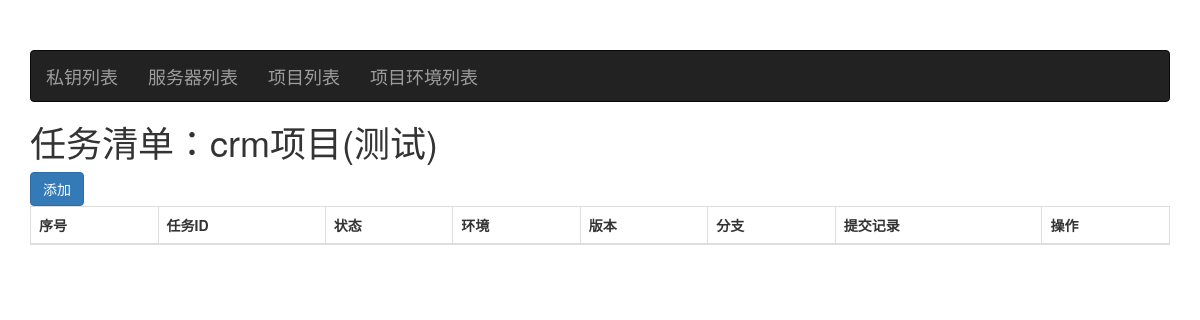
Page /deploy/1/ on the earlier database version.
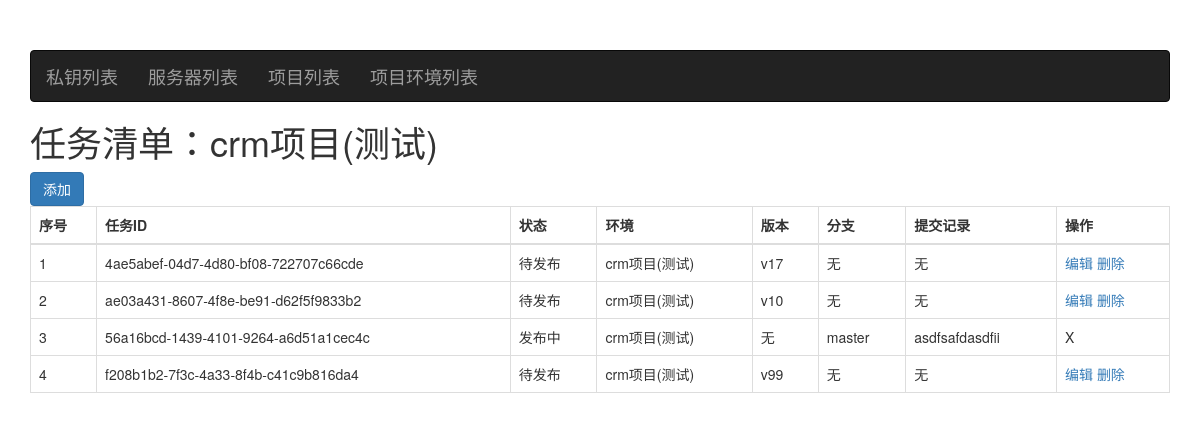
Same page on the later database version.
### apps/web/models.py (models this page shows)
class DeployTask(models.Model):
    uid = models.CharField(verbose_name='任务ID', max_length=64,help_text="任务ID格式为：项目-版本-时间，例如 cmdb-v1-201911012359.zip")
    status_choices = (
        (1, '待发布'),
        (2, '发布中'),
        (3, '成功'),
        (4, '失败'),
    )
    status = models.PositiveSmallIntegerField(verbose_name='状态', choices=status_choices, default=1)
    env = models.ForeignKey(verbose_name='环境', to='ProjectEnv')
    tag = models.CharField(verbose_name='版本', max_length=32,null=True,blank=True)
    branch = models.CharField(verbose_name='分支', max_length=32,null=True,blank=True)
    commit = models.CharField(verbose_name='提交记录', max_length=40,null=True,blank=True)

class ProjectEnv(models.Model):
    project = models.ForeignKey(verbose_name='项目', to='Project')
    env_choices = (
        (1, '测试'),
        (2, '正式')
    )
    env = models.IntegerField(verbose_name='环境', choices=env_choices)
    path = models.CharField(verbose_name='线上部署路径', max_length=128)
    servers = models.ManyToManyField(verbose_name='服务器', to='Server')
    def __str__(self):
        return "%s(%s)"%(self.project, self.get_env_display())

class Project(models.Model):
    title = models.CharField(verbose_name='项目名', max_length=32)
    repo = models.URLField(verbose_name='git仓库地址')
    def __str__(self):
        return self.title

### apps/web/views/deploy.py (the view)
# urls.py: url(r'^deploy/(?P<env_id>\d+)/$', deploy.deploy, name='deploy'),
def deploy(request,env_id):
    env_obj = models.ProjectEnv.objects.filter(id=env_id).first()
    all_deploy = models.DeployTask.objects.filter(env=env_obj)
    return render(request,'web/deploy.html',{'all_deploy':all_deploy,'env_obj':env_obj})

### apps/web/templates/web/deploy.html (shortened to what this page needs)
{% extends 'layout.html' %}
{% block content %}
<div>
    <h1>任务清单：{{ env_obj }}</h1>
    <a href="{% url 'add_deploy' env_id=env_obj.id %}" class="btn btn-primary">添加</a>
        <table class="table table-bordered">
            <thead>
            <tr>
                <th>序号</th>
                <th>任务ID</th>
                <th>状态</th>
                <th>环境</th>
                <th>版本</th>
                <th>分支</th>
                <th>提交记录</th>
                <th>操作</th>
            </tr>
            </thead>
            <tbody>
                {% for deploy in all_deploy %}
                <tr>
                <td>{{ forloop.counter }}</td>
                <td>{{ deploy.uid }}</td>
                <td>{{ deploy.get_status_display }}</td>
                <td>{{ deploy.env }}</td>
                <td>{{ deploy.tag|default:'无' }}</td>
                <td>{{ deploy.branch|default:'无' }}</td>
                <td>{{ deploy.commit|default:'无' }}</td>
                <td>
                    {% if deploy.status == 1 %}
                    <a href="{% url 'edit_deploy' deploy.id %}">编辑</a>
                    <a href="#"  onclick="removeRow(this,'{% url 'del_deploy' deploy.id %}')">删除</a>
                        {% else %} X
                    {% endif %}
                </td>
                </tr>
                {% endfor %}
            </tbody>
        </table>
</div>
{% endblock %}

Differences in the rows shown:
added DeployTask: uid "4ae5abef-04d7-4d80-bf08-722707c66cde", status "待发布", env "crm项目(测试)", tag "v17", branch "无", commit "无", shows "编辑"
added DeployTask: uid "ae03a431-8607-4f8e-be91-d62f5f9833b2", status "待发布", env "crm项目(测试)", tag "v10", branch "无", commit "无", shows "编辑"
added DeployTask: uid "56a16bcd-1439-4101-9264-a6d51a1cec4c", status "发布中", env "crm项目(测试)", tag "无", branch "master", commit "asdfsafdasdfii", shows "X"
added DeployTask: uid "f208b1b2-7f3c-4a33-8f4b-c41c9b816da4", status "待发布", env "crm项目(测试)", tag "v99", branch "无", commit "无", shows "编辑"
